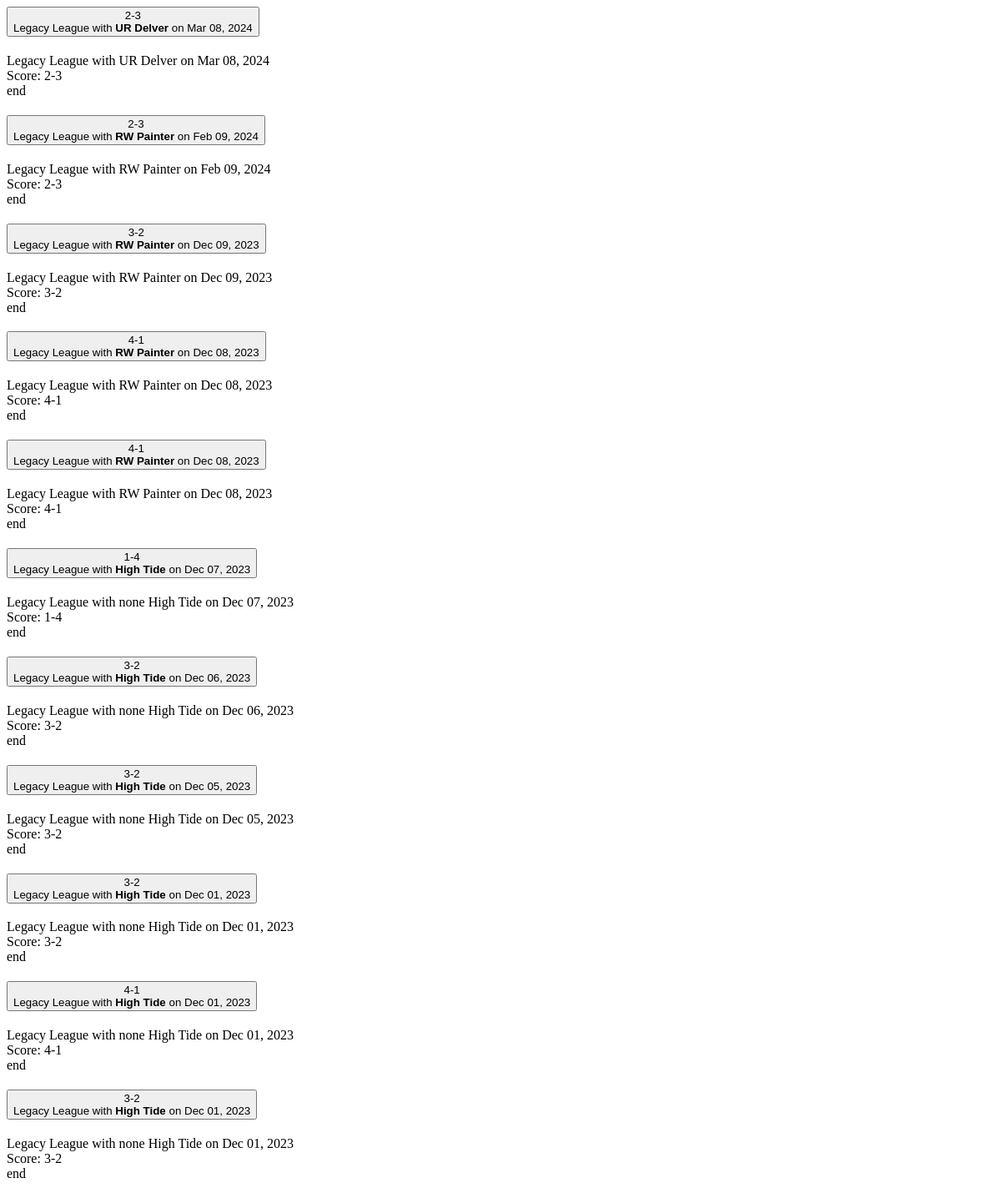
The page /get_leagues_accordion (signed in) on the database as committed earlier.
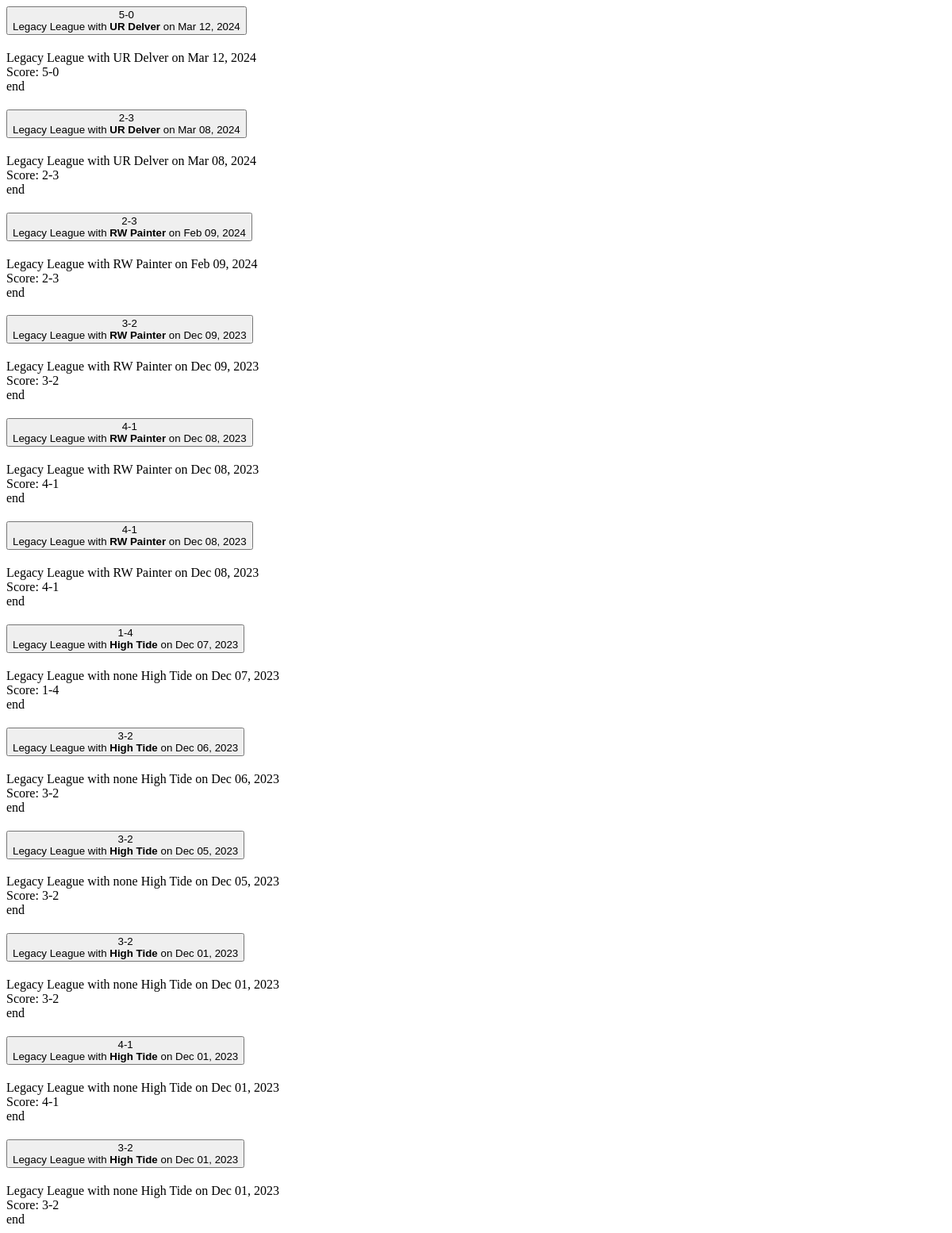
The same page on the database as committed later.
### core/models.py (models this page shows, shortened)
class League(models.Model):
    mtgFormat = models.ForeignKey(MtgFormat, null=True, on_delete=models.CASCADE, related_name="mformat")
    user = models.ForeignKey(CustomUser, null=True, on_delete=models.CASCADE)
    dateCreated = models.DateTimeField(default=timezone.now)
    myDeck = models.ForeignKey(Deck, null=True, on_delete=models.CASCADE, related_name="mydeckl")
    myFlavor = models.ForeignKey(Flavor, null=True, default=None, on_delete=models.CASCADE, related_name="myflavorl")
    isFinished = models.BooleanField('finished', default=False)

class MtgFormat(models.Model):
    name = models.CharField(max_length=200)
    def __str__(self):
        return self.name

class Flavor(models.Model):
    name = models.CharField(max_length=30, default='none')
    deck = models.ForeignKey(Deck, null=True, on_delete=models.CASCADE, related_name="flavors")
    isdefault = models.BooleanField('default', default=False)
    def __str__(self):
        return f'{self.name}'

class Deck(models.Model):
    name = models.CharField(verbose_name="deck name", max_length=25)
    mtgFormat = models.ForeignKey(MtgFormat, null=True, on_delete=models.CASCADE)
    archetype = models.ForeignKey(Archetype, null=True, on_delete=models.CASCADE)
    dateCreated = models.DateTimeField(default=timezone.now)
    def __str__(self):
        return str(self.name)

### core/views.py (the view)
# urls.py: path('get_leagues_accordion', views.get_leagues_accordion, name='get_leagues_accordion'),
def get_leagues_accordion(request):
    leagues_list = League.objects.filter(user=request.user, isFinished=True)
    leagues = leagues_list.annotate(wins=Count("matches", filter=Q(matches__didjawin=True))).order_by("-dateCreated")
    context = {
        "leagues": leagues
    }
    return render(request, 'core/partials/leaguematches/league_accordion.html', context)

### core/templates/core/partials/leaguematches/league_accordion.html (shortened to what this page needs)
<div class="accordion" id="LeagueAccordion">
    {% for league in leagues %}
    <div class="accordion-item">
        <h2 class="accordion-header" id="heading{{ forloop.counter }}">
          <button class="accordion-button collapsed" type="button" data-bs-toggle="collapse" data-bs-target="#collapse{{ forloop.counter }}">
            <div class="me-4">
              {% if league.wins == 5 %}
                5-0
              {% elif league.wins == 4 %}
                4-1
              {% elif league.wins == 3 %}
                3-2
              {% elif league.wins == 2 %}
                2-3
              {% elif league.wins == 1 %}
                1-4
              {% else %}
                0-5
              {% endif %}
            </div>
            <div>{{ league.mtgFormat }} League with <strong>{% if league.myFlavor.name != "none" %}{{league.myFlavor}}{%endif%} {{league.myDeck}}</strong> on {{league.dateCreated|date:"M d, Y"}}</div>
          </button>
        </h2>
        <div id="collapse{{ forloop.counter }}" class="accordion-collapse collapse" data-bs-parent="#accordionExample">
          <div class="accordion-body">
            <div class="d-flex justify-content-between flex-row">
              <div>{{ league.mtgFormat }} League with {% if league.myFlavor %}{{league.myFlavor}}{%endif%} {{league.myDeck}} on {{league.dateCreated|date:"M d, Y"}}</div>
              <div>Score:
                {% if league.wins == 5 %}
                  5-0
                {% elif league.wins == 4 %}
                  4-1
                {% elif league.wins == 3 %}
                  3-2
                {% elif league.wins == 2 %}
                  2-3
                {% elif league.wins == 1 %}
                  1-4
                {% else %}
                  0-5
                {% endif %}
              </div>
              <div>
                end
              </div>
            </div>
          </div>
        </div>
    </div>
    {% endfor %}
</div>

Rows that differ between the two databases and show on the page:
now on this page (row edited): League: shows "5-0", mtgFormat "Legacy", myFlavor "UR", myDeck "Delver", dateCreated "Mar 12, 2024"
